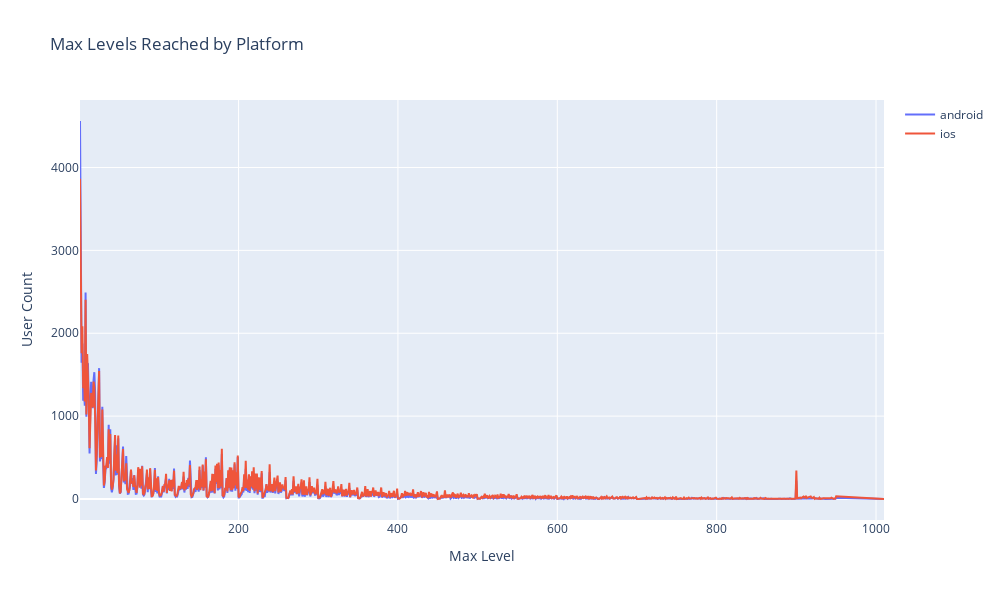
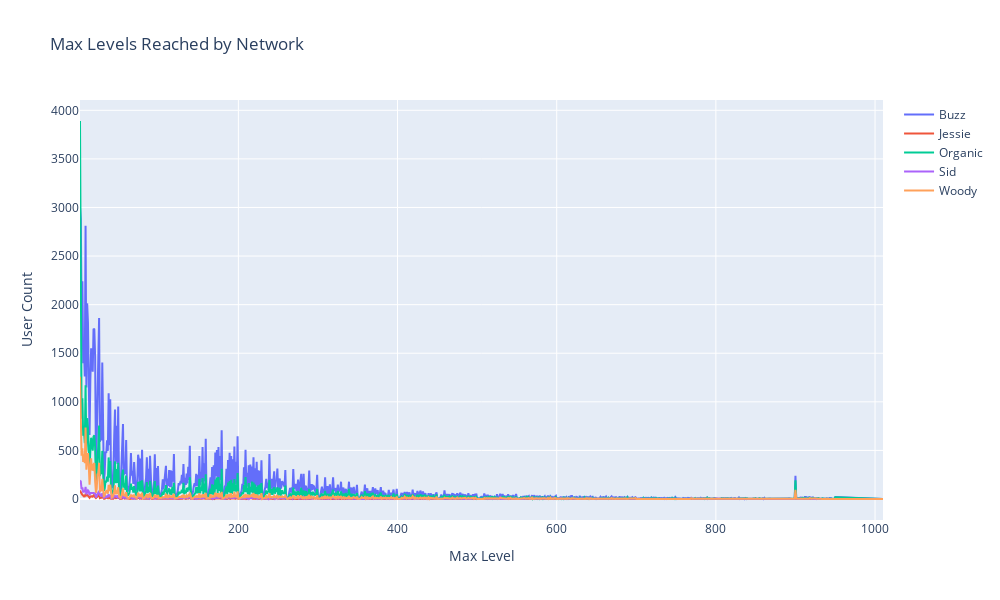

Notebook source saved alongside these figures, in order:
### Code cell
fig_platform = go.Figure()
pivot_platform = df_max_levels_reached.pivot_table(index='max_level', columns='platform', values='user_id', aggfunc='count').fillna(0)
for column in pivot_platform.columns:
    fig_platform.add_trace(go.Scatter(x=pivot_platform.index, y=pivot_platform[column], mode='lines', name=column))
fig_platform.update_layout(height=600, width=1000, title_text="Max Levels Reached by Platform")
fig_platform.update_xaxes(title_text="Max Level")
fig_platform.update_yaxes(title_text="User Count")
fig_platform.show()

fig_network = go.Figure()
pivot_network = df_max_levels_reached.pivot_table(index='max_level', columns='network', values='user_id', aggfunc='count').fillna(0)
for column in pivot_network.columns:
    fig_network.add_trace(go.Scatter(x=pivot_network.index, y=pivot_network[column], mode='lines', name=column))
fig_network.update_layout(height=600, width=1000, title_text="Max Levels Reached by Network")
fig_network.update_xaxes(title_text="Max Level")
fig_network.update_yaxes(title_text="User Count")
fig_network.show()

fig_country = go.Figure()
pivot_country = df_max_levels_reached.pivot_table(index='max_level', columns='country', values='user_id', aggfunc='count').fillna(0)
for column in pivot_country.columns:
    fig_country.add_trace(go.Scatter(x=pivot_country.index, y=pivot_country[column], mode='lines', name=column))
fig_country.update_layout(height=600, width=1000, title_text="Max Levels Reached by Country")
fig_country.update_xaxes(title_text="Max Level")
fig_country.update_yaxes(title_text="User Count")
fig_country.show()

### Figure 1 — Plotly figure (JSON) as saved in the notebook; plotly's stock layout.template omitted (floating-point values rounded to 4 significant figures; data arrays with more than 128 entries replaced by an {"elided": "..."} marker saying what was removed)
{"data": [{"mode": "lines", "name": "android", "type": "scatter", "x": {"elided": "948 int values"}, "y": {"elided": "948 int values"}}, {"mode": "lines", "name": "ios", "type": "scatter", "x": {"elided": "948 int values"}, "y": {"elided": "948 int values"}}], "layout": {"height": 600, "title": {"text": "Max Levels Reached by Platform"}, "width": 1000, "xaxis": {"title": {"text": "Max Level"}}, "yaxis": {"title": {"text": "User Count"}}}}

### Figure 2 — Plotly figure (JSON) as saved in the notebook; plotly's stock layout.template omitted (floating-point values rounded to 4 significant figures; data arrays with more than 128 entries replaced by an {"elided": "..."} marker saying what was removed)
{"data": [{"mode": "lines", "name": "Buzz", "type": "scatter", "x": {"elided": "948 int values"}, "y": {"elided": "948 int values"}}, {"mode": "lines", "name": "Jessie", "type": "scatter", "x": {"elided": "948 int values"}, "y": {"elided": "948 int values"}}, {"mode": "lines", "name": "Organic", "type": "scatter", "x": {"elided": "948 int values"}, "y": {"elided": "948 int values"}}, {"mode": "lines", "name": "Sid", "type": "scatter", "x": {"elided": "948 int values"}, "y": {"elided": "948 int values"}}, {"mode": "lines", "name": "Woody", "type": "scatter", "x": {"elided": "948 int values"}, "y": {"elided": "948 int values"}}], "layout": {"height": 600, "title": {"text": "Max Levels Reached by Network"}, "width": 1000, "xaxis": {"title": {"text": "Max Level"}}, "yaxis": {"title": {"text": "User Count"}}}}
